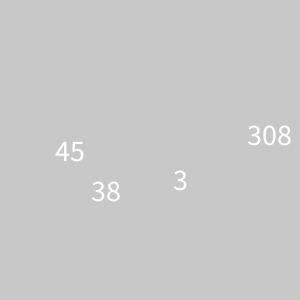
Frame 1 (no input)
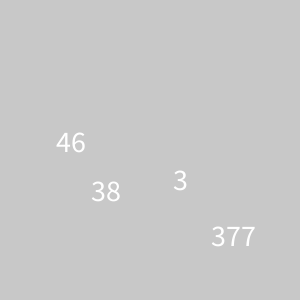
Frame 60 (the mouse pressed at the canvas centre just before this capture)
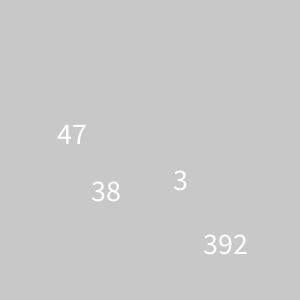
Frame 120 (the mouse held since frame 60 and released just before this capture)

The Processing sketch that drew these frames (run headless with seeded random() and noise(); from frame 60 on, the mouse is pressed at the canvas centre):

// Processing sketch: processing_121695
// ── processing_121695.pde

//millis()は意味なし
//とおもったけどそんなことなかったぜ
float msx, msy;
float sx, sy;
float mx, my;
float hx, hy;
float ms;
float s;
float m;
float h;
float hp = HALF_PI;
void setup(){
  size(300, 300);
  noFill();
  textAlign(CENTER, CENTER);
  textSize(30);
}
void draw(){
  background(200,1);
  ms = map(millis(), 0, 1000, 0, 360);
  s = map(second(), 0, 60, 0, 360);
  m = map(minute(), 0, 60, 0, 360);
  h = map(hour(), 0, 24, 0, 360);

  msx = width/2 + 120*cos(radians(ms) - hp);
  msy = height/2 + 120*sin(radians(ms) - hp);
  sx = width/2 + 80*cos(radians(s) - hp);
  sy = height/2 + 80*sin(radians(s) - hp);
  mx = width/2 + 60*cos(radians(m) - hp);
  my = height/2 + 60*sin(radians(m) - hp);
  hx = width/2 + 30+cos(radians(h) - hp);
  hy = height/2 + 30+sin(radians(h) - hp);
  /*
  line(width/2, height/2, msx, msy);
  line(width/2, height/2, sx, sy);
  line(width/2, height/2, mx, my);
  line(width/2, height/2, hx, hy);
  */
  text(millis() % 1000, msx, msy);
  text(second(), sx, sy);
  text(minute(), mx, my);
  text(hour()%12, hx, hy);
}  
